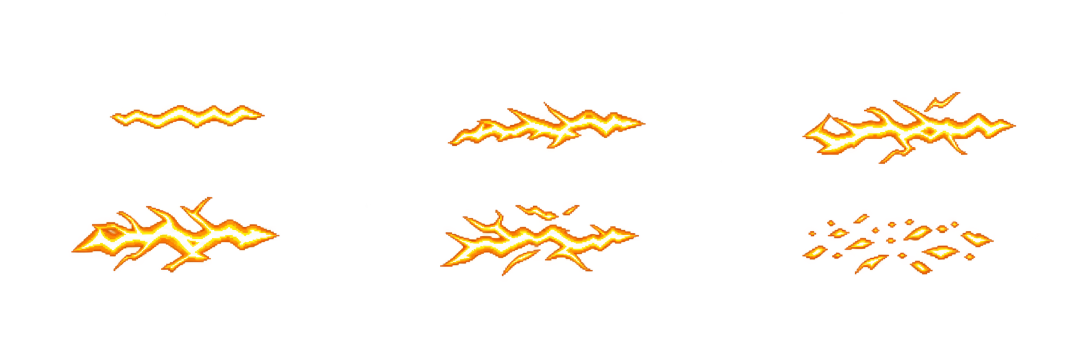
#> input picture assets/skills/refined-v8/art/thunder-cut.png, 2170 x 725 px (shown at 1/2 size)
$ python prepare_skill_assets_v8.py
#> lines starting #> are read from the running program, lines starting #| are printed output that depends on the picture
"""Empacota recolorações nativas de raio e as duas fases marciais; não repinta pixels."""
from pathlib import Path
import hashlib
import json
import sys
from PIL import Image,ImageDraw

ROOT=Path(__file__).resolve().parents[1]
ART=ROOT/"assets/skills/refined-v8/art"


def sha(path):
    return hashlib.sha256(path.read_bytes()).hexdigest()


def build(destination,preview):
    """Registra centros/bases e mantém uma escala por sequência, sem ampliar as fontes."""
    destination.mkdir(parents=True,exist_ok=True);preview.mkdir(parents=True,exist_ok=True)
    previous=destination/"provenance.json"
    if previous.exists():
        for record in json.loads(previous.read_text(encoding="utf-8"))["clips"]:
            path=destination/record["file"]
            if path.exists() and sha(path)!=record["sha256"]:raise ValueError(f"Atlas editado manualmente: {path}")
    specs=[
        ("thunder_1","thunder-cut.png",3,2,list(range(6)),(192,64),(192,64),70,"center"),
        ("thunder_2","thunder-spear.png",3,3,list(range(9)),(256,64),(224,56),70,"center"),
        ("thunder_4","thunder-dash-alpha.png",3,3,list(range(9)),(256,96),(256,96),45,"center"),
        ("thunder_5","thunder-circuit-padded.png",3,3,list(range(9)),(256,256),(240,240),115,"center"),
        ("thunder_1.impact","thunder-impact.png",3,2,list(range(6)),(128,128),(64,64),50,"center"),
        ("martial_4","martial-slam.png",4,4,list(range(8)),(192,192),(96,96),25,"center"),
        ("martial_4.impact","martial-slam.png",4,4,list(range(8,16)),(192,192),(128,128),45,"ground"),
        ("water_5.travel","water-trail.png",3,2,list(range(6)),(128,64),(96,48),45,"center"),
        ("wind_3.travel","wind-trail.png",3,2,list(range(6)),(128,64),(96,48),45,"center"),
    ]
    records=[];properties={};qa=dict(clips=9,frames=67,empty_frames=0,edge_pixels=0,upscaled_frames=0,warnings=[],source_files=8)
    contact=Image.new("RGB",(1200,900),(20,34,48))
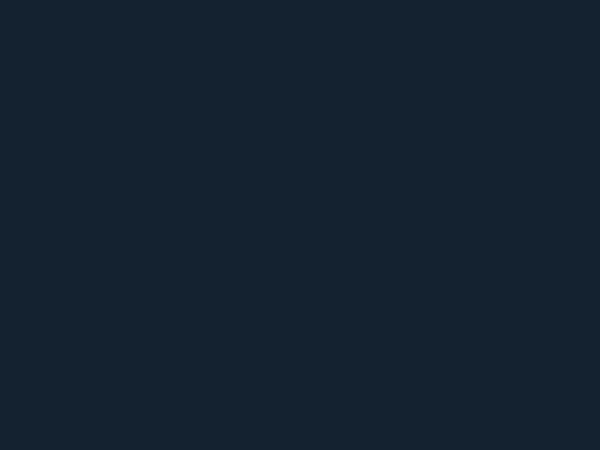
#> contact: PIL image 1200x900 RGB (shown at 1/2 size); mean R, G, B 20, 34, 48
    for row,(name,file,cols,rows,indices,canvas,draw,millis,registration) in enumerate(specs):
        source=ART/file;bitmap=Image.open(source).convert("RGBA");rects=[(round(i%cols*bitmap.width/cols),round(i//cols*bitmap.height/rows),round((i%cols+1)*bitmap.width/cols),round((i//cols+1)*bitmap.height/rows)) for i in indices]
#> in build, bitmap is the input picture: PIL image 2170x725 RGBA; mean R, G, B, A 24.6, 16.4, 4.6, 14.7
        # A primeira faixa da lança ultrapassa a divisão aritmética em dois pixels.
        if file=="thunder-spear.png":
            ys=[0,245,483,725];rects=[(r[0],ys[i//cols],r[2],ys[i//cols+1]) for i,r in zip(indices,rects)]
        originals=[bitmap.crop(rect) for rect in rects];boxes=[];anchors=[]
#> after `originals = [bitmap.crop(rect) for rect in rects]`: originals = 6 items
        for index,frame in zip(indices,originals):
            a=frame.getchannel("A");box=a.point(lambda v:255 if v>=16 else 0).getbbox()
            if box is None:raise ValueError(f"Estágio sem arte: {name}/{index}")
            edges=[a.crop((0,0,frame.width,1)),a.crop((0,frame.height-1,frame.width,frame.height)),a.crop((0,0,1,frame.height)),a.crop((frame.width-1,0,frame.width,frame.height))]
            if any(edge.getextrema()[1]>=16 for edge in edges):raise ValueError(f"Fonte atravessa célula: {name}/{index}")
            boxes.append(box)
            anchors.append(((box[0]+box[2])/2,(box[1]+box[3])/2) if registration=="center" else (192,211 if index<12 else 203))
#> this loop made 6 passes
#> box on passes 1 to 6: (219, 210, 530, 258), (172, 203, 569, 298), (157, 183, 586, 329), (142, 31, 560, 184), (157, 47, 555, 191), (157, 65, 541, 187)
#> pass 1, in build, `a = frame.getchannel('A')`:
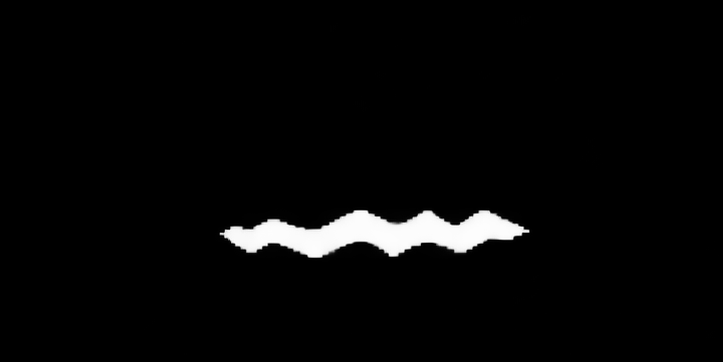
#> a: PIL image 723x362 L; min 0, max 255, mean 7.6
#> after the loop, anchors = [(374.5, 234), (370.5, 250.5), (371.5, 256), (351, 107.5), (356, 119), (349, 126)]; boxes = [(219, 210, 530, 258), (172, 203, 569, 298), (157, 183, 586, 329), (142, 31, 560, 184), (157, 47, 555, 191), (157, 65, 541, 187)]
        common=(int(min(b[0]-p[0] for b,p in zip(boxes,anchors)))-1,int(min(b[1]-p[1] for b,p in zip(boxes,anchors)))-1,int(max(b[2]-p[0] for b,p in zip(boxes,anchors)))+1,int(max(b[3]-p[1] for b,p in zip(boxes,anchors)))+1)
#> common = (-215, -77, 215, 77)
        width,height=common[2]-common[0],common[3]-common[1];scale=min(1,(canvas[0]-16)/width,(canvas[1]-16)/height)
#> after `width, height = (common[2] - common[0], common[3] - common[1])`: width = 430; height = 154
#> after `scale = min(1, (canvas[0] - 16) / width, (canvas[1] - 16) / height)`: scale = 0.312
        size=(round(width*scale),round(height*scale));offset=((canvas[0]-size[0])//2,(canvas[1]-size[1])//2);pivot=(round(offset[0]-common[0]*size[0]/width),round(offset[1]-common[1]*size[1]/height))
#> after `size = (round(width * scale), round(height * scale))`: size = (134, 48)
#> after `offset = ((canvas[0] - size[0]) // 2, (canvas[1] - size[1]) // 2)`: offset = (29, 8)
#> after `pivot = (round(offset[0] - common[0] * size[0] / width), round(offset[`: pivot = (96, 32)
        frames=[]
        for frame,anchor in zip(originals,anchors):
            registered=Image.new("RGBA",(width,height));registered.alpha_composite(frame,(round(-anchor[0]-common[0]),round(-anchor[1]-common[1])))
            fitted=Image.new("RGBA",canvas);fitted.alpha_composite(registered.resize(size,Image.Resampling.NEAREST),offset)
            box=fitted.getchannel("A").getbbox()
            if box is None:raise ValueError(f"Frame vazio: {name}")
            if box[0]<=0 or box[1]<=0 or box[2]>=canvas[0] or box[3]>=canvas[1]:raise ValueError(f"Frame na borda: {name}")
            frames.append(fitted)
#> this loop made 6 passes
#> (anchor, box) on passes 1 to 6: ((374.5, 234), (46, 24, 146, 54)), ((370.5, 250.5), (31, 16, 160, 52)), ((371.5, 256), (29, 8, 163, 56)), ((351, 107.5), (29, 8, 162, 56)), ((356, 119), (33, 8, 160, 56)), ((349, 126), (35, 10, 157, 53))
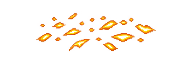
#> fitted: PIL image 192x64 RGBA; mean R, G, B, A 48.2, 23.4, 2.5, 17.3; transparent parts drawn white
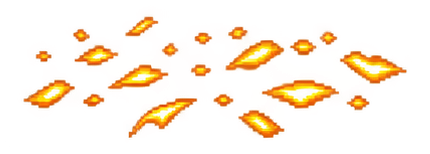
#> registered: PIL image 430x154 RGBA; mean R, G, B, A 91.2, 44.7, 4.8, 33.1; transparent parts drawn white
#> after the loop, frames = 6 items
        atlas=Image.new("RGBA",(canvas[0]*4,canvas[1]*((len(frames)+3)//4)))
#> atlas: PIL image 768x128 RGBA; every value is 0
        for i,frame in enumerate(frames):atlas.alpha_composite(frame,(i%4*canvas[0],i//4*canvas[1]))
#> this loop made 6 passes
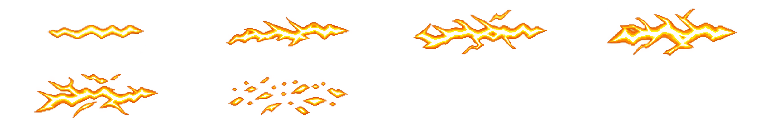
#> atlas: PIL image 768x128 RGBA; mean R, G, B, A 38.2, 25.4, 7, 22.9; transparent parts drawn white
        path=destination/(name+".png");atlas.save(path)
        values=dict(path="assets/skills/refined-v8/"+path.name,frameWidth=canvas[0],frameHeight=canvas[1],columns=4,frames=len(frames),frameMillis=millis,drawWidth=draw[0],drawHeight=draw[1],pivotX=pivot[0],pivotY=pivot[1]);properties[name]=values
#> after `values = dict(path='assets/skills/refined-v8/' + path.name, frameWidth`: values = 10 items
        records.append(dict(id=name,file=path.name,sha256=sha(path),source=source.relative_to(ROOT).as_posix(),source_sha256=sha(source),source_size=list(bitmap.size),rects=rects,anchors=anchors,registration=registration,common_crop=common,scale=scale,metadata=values))
        preview_frames=[]
        for frame in frames:
            background=Image.new("RGBA",draw,(20,34,48,255));background.alpha_composite(frame.resize(draw,Image.Resampling.NEAREST));preview_frames.append(background.convert("RGB"))
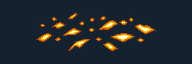
#> background: PIL image 192x64 RGBA; mean R, G, B, A 34.6, 41.6, 46.9, 255
#> after the loop, preview_frames = 6 items
        preview_frames[0].save(preview/(name+".gif"),save_all=True,append_images=preview_frames[1:],duration=millis,loop=0,disposal=2)
        shot=preview_frames[len(frames)//2];x=row%3*400;y=row//3*300;contact.paste(shot,(x+(400-shot.width)//2,y+35+(240-shot.height)//2));ImageDraw.Draw(contact).text((x+10,y+10),name,fill="white")
#> after `shot = preview_frames[len(frames) // 2]`:
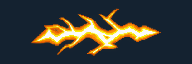
#> shot: PIL image 192x64 RGB; mean R, G, B 60, 60.6, 52.9
    properties["thunder_3"]=dict(properties["thunder_1"],frameMillis=85)
    for name in ["thunder_1","thunder_2","thunder_3"]:properties[name+".impact"]=dict(properties["thunder_1.impact"])
    for name in ["thunder_4","thunder_5"]:properties[name+".travel"]=dict(properties["thunder_4"])
    properties["martial_4.travel"]=dict(properties["martial_4"])
    contact.save(preview/"contact.png");(preview/"qa.json").write_text(json.dumps(qa,indent=2)+"\n",encoding="utf-8")
    (destination/"provenance.json").write_text(json.dumps(dict(route="image_gen",model=None,estimateUsd=None,clips=records,aliases=properties,packaging="Recorte, registro e redução nearest; sem ampliação/recoloração/repintura por código."),ensure_ascii=False,indent=2)+"\n",encoding="utf-8")
    lines=["# Overlay V8: raio dourado e agarrão/body slam.","formatVersion=8"]
    for name,values in properties.items():lines.extend(f"{name}.{key}={value}" for key,value in values.items())
    pending=destination/"manifest.properties.pending";pending.write_text("\n".join(lines)+"\n",encoding="utf-8");pending.replace(destination/"manifest.properties");print(json.dumps(qa))


if __name__=="__main__":
#> (the run stopped early here; a loop or call above may not have finished)
